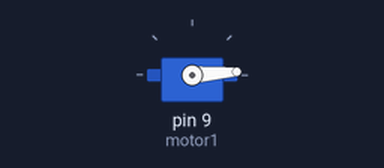
This sketch was run on a simulated Arduino Uno, built with avr-gcc and run on an emulated ATmega328P. Parts: servo.

Above: at 0.05 s.
At 0.9 s:
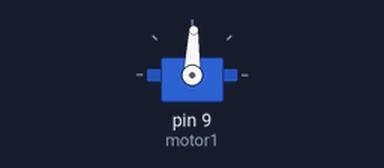
At 1.75 s:
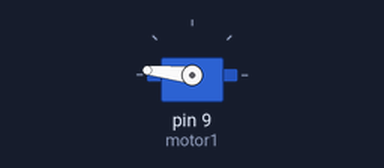
At 3.45 s:
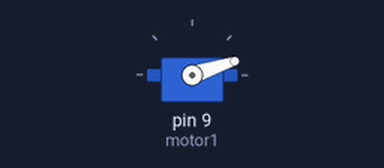
Timing chart, 0 to 8.4 s (numbered marks = the images above):
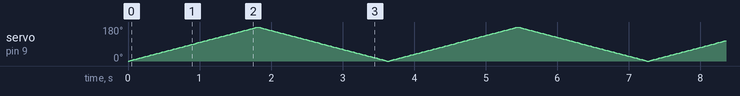

The sketch:

Servo_motor1.ino
```cpp
#include <Servo.h>

Servo motor1;

void setup() {
  motor1.attach(9);
}

void loop() {
  for(int position = 0; position < 180; position += 2)
  {
    motor1.write(position);
    delay(20);
  }
  for(int position = 180; position >= 0; position -= 2)
  {
    motor1.write(position);
    delay(20);
  }
}
```
